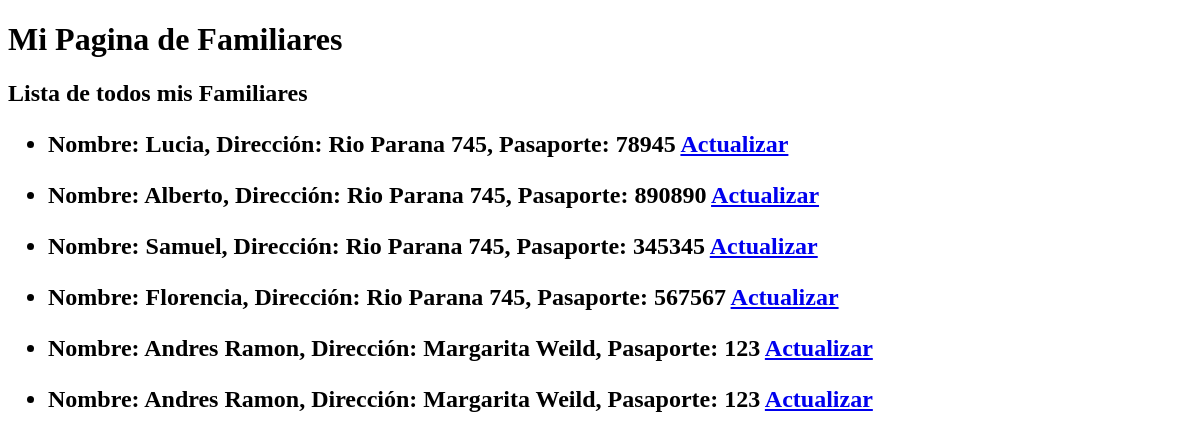
The page /mi-familia/ on the database as committed earlier.
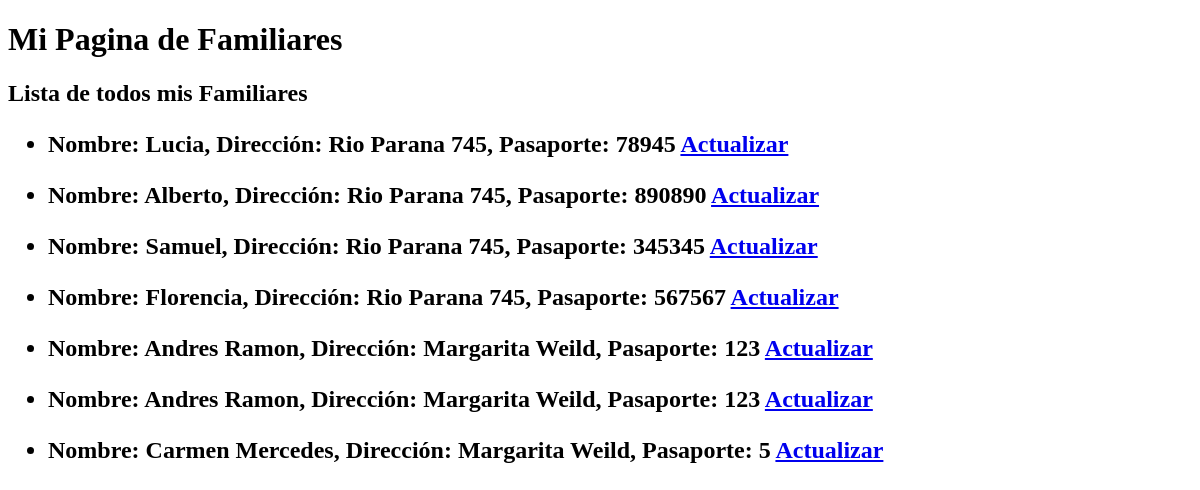
The same page on the database as committed later.
### ejemplo/models.py (models this page shows, shortened)
class Familiar(models.Model):
    nombre = models.CharField(max_length=100)
    direccion = models.CharField(max_length=200)
    numero_pasaporte = models.IntegerField()

### ejemplo/views.py (the view)
# urls.py: path('mi-familia/', monstrar_familiares), # nueva vista
def monstrar_familiares(request):
  lista_familiares = Familiar.objects.all()
  return render(request, "ejemplo/familiares.html", {"lista_familiares": lista_familiares})

### ejemplo/templates/ejemplo/familiares.html
{% extends 'ejemplo/base.html' %}
{% block contenido %}
{% for familiar in lista_familiares %}
<ul>
    <li> Nombre: {{familiar.nombre}}, Dirección: {{familiar.direccion}}, Pasaporte: {{familiar.numero_pasaporte}}
        <a href='actualizar/{{ familiar.id }}'>Actualizar</a>
    </li>
</ul>
{% endfor %}
{%endblock %}
{% block titulo%}
Lista de todos mis Familiares
{% endblock %}

Rows that differ between the two databases and show on the page:
added Familiar: nombre "Carmen Mercedes", direccion "Margarita Weild", numero_pasaporte "5"
